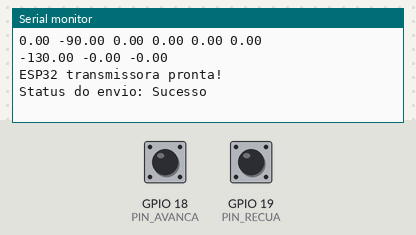
A sketch run on a simulated ESP32. On the bench: the last lines printed to the serial monitor. The inputs (shaded band) are chosen by the test bench; at power-on: GPIO 19 (PIN_RECUA) HIGH, GPIO 18 (PIN_AVANCA) HIGH.

Above: at 1.2 s.
1.3 s: GPIO 19 (PIN_RECUA) pulled LOW for 0.15 s
At 2.5 s:
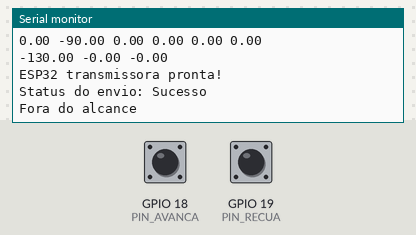
2.9 s: GPIO 18 (PIN_AVANCA) pulled LOW for 3.2 s
At 6.6 s:
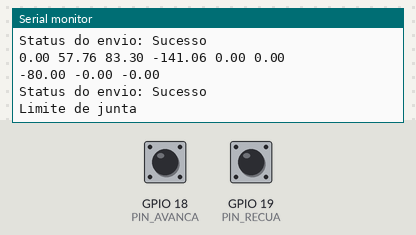
7.6 s: GPIO 19 (PIN_RECUA) pulled LOW for 3.2 s
At 11.3 s:
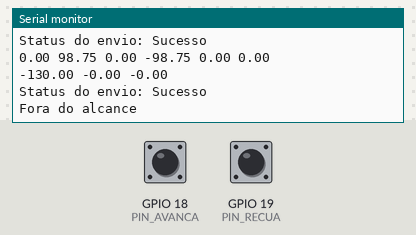
Timing chart, 0 to 12.8 s (numbered marks = the images above; inputs shaded):
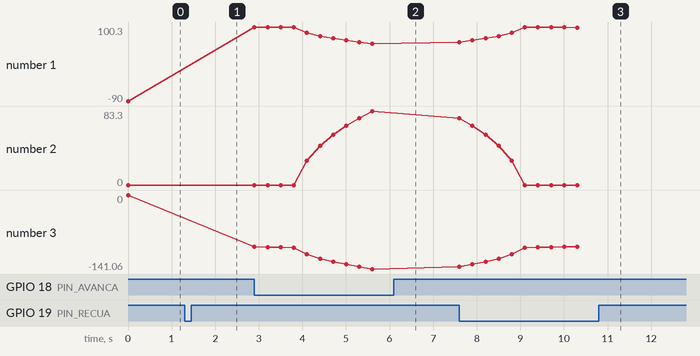

Measured:
- after the input at 1.3 s, the serial monitor: prints a new line at once (image 1)
- after the input at 2.9 s, the serial monitor: prints a new line at once (image 2)
- after the input at 7.6 s, the serial monitor: prints a new line after 0.90 s (image 3)
- plotted number 1: -90 → 57.76 after the input at 2.9 s, 57.76 → 98.75 after the input at 7.6 s
- plotted number 2: 0 → 83.3 after the input at 2.9 s
- plotted number 3: 0 → -141.06 after the input at 2.9 s, -141.06 → -98.75 after the input at 7.6 s

The sketch:

movey.ino
```cpp
#include <WiFi.h>
#include <esp_now.h>
#include <math.h>

#define L1 50.0
#define L2 40.0
#define L3 20.0
#define G  20.0

#define DELTA 5
#define RAD_TO_DEG 57.2957795

// limites de alcance
#define MAX_REACH (L1 + L2 + L3 + G)
#define MIN_REACH 30

// limites das juntas (graus)
#define J1_MIN -168
#define J1_MAX 168

#define J2_MIN -120
#define J2_MAX 120

#define J3_MIN -135
#define J3_MAX 135

#define J4_MIN -145
#define J4_MAX 145

#define J5_MIN -90
#define J5_MAX 90


typedef struct {
  float joint1;
  float joint2;
  float joint3;
  float joint4;
  float joint5;
  float joint6;
} robotCommand;


float posX = 0;
float posY = 200;
float posZ = 120;


#define PIN_AVANCA 18
#define PIN_RECUA  19


robotCommand cmdToSend;


uint8_t peerAddress[] = {0x08, 0xA6, 0xF7, 0xBC, 0x3D, 0x70};

esp_now_peer_info_t peerInfo;

volatile bool envioConcluido = true;


//------------------------------------------------
void onDataSent(const wifi_tx_info_t *info, esp_now_send_status_t status)
{
  envioConcluido = true;

  Serial.print("Status do envio: ");
  Serial.println(status == ESP_NOW_SEND_SUCCESS ? "Sucesso" : "Falha");
}


//------------------------------------------------
void enviaCoordenadas()
{
  esp_err_t result = esp_now_send(peerAddress,(uint8_t *)&cmdToSend,sizeof(cmdToSend));

  if (result == ESP_OK)
  {
    Serial.printf("%.2f %.2f %.2f %.2f %.2f %.2f\n",
                  cmdToSend.joint1,
                  cmdToSend.joint2,
                  cmdToSend.joint3,
                  cmdToSend.joint4,
                  cmdToSend.joint5,
                  cmdToSend.joint6);
    Serial.printf("%.2f %.2f %.2f\n", posX,posY,posZ);
  }
  else
  {
    Serial.println("Erro ao enviar via ESP-NOW!");
  }
}


//------------------------------------------------
// FORWARD KINEMATICS
//------------------------------------------------
void forwardKinematics(robotCommand *cmd, float *x, float *y, float *z)
{
  float j1 = cmd->joint1 / RAD_TO_DEG;
  float j2 = cmd->joint2 / RAD_TO_DEG;
  float j3 = cmd->joint3 / RAD_TO_DEG;
  float j4 = cmd->joint4 / RAD_TO_DEG;
  float j5 = cmd->joint5 / RAD_TO_DEG;

  float a1 = j2;
  float a2 = j2 + j3;
  float a3 = j2 + j3 + j4;
  float a4 = j2 + j3 + j4 + j5;

  float r =
      L1 * sin(a1) +
      L2 * sin(a2) +
      L3 * sin(a3) +
      G  * sin(a4);

  *z =
      L1 * cos(a1) +
      L2 * cos(a2) +
      L3 * cos(a3) +
      G  * cos(a4);

  *x = r * cos(j1);
  *y = r * sin(j1);
}


//------------------------------------------------
// INVERSE KINEMATICS
//------------------------------------------------
void inverseKinematics(float x,float y,float z,robotCommand *cmd)
{
  float j1 = atan(y/x);

  float r = sqrt(x*x + y*y);

  float j5 = cmd->joint5 / RAD_TO_DEG;

  float r_eff = r - G * sin(j5);
  float z_eff = z - G * cos(j5);

  float L23 = L2 + L3;

  float D = (r_eff*r_eff + z_eff*z_eff - L1*L1 - L23*L23) / (2 * L1 * L23);

  if(D > 1) D = 1;
  if(D < -1) D = -1;

  float j3 = acos(D);

  float j2 = atan2(r_eff,z_eff) -
             atan2(L23*sin(j3), L1 + L23*cos(j3));

  float j4 = -(j2 + j3 + j5);

  cmd->joint1 = j1 * RAD_TO_DEG;
  cmd->joint2 = j2 * RAD_TO_DEG;
  cmd->joint3 = j3 * RAD_TO_DEG;
  cmd->joint4 = j4 * RAD_TO_DEG;
}


//------------------------------------------------
// CHECAR LIMITES DE JUNTAS
//------------------------------------------------
bool checkJointLimits(robotCommand *cmd)
{
  if(cmd->joint1 < J1_MIN || cmd->joint1 > J1_MAX) return false;
  if(cmd->joint2 < J2_MIN || cmd->joint2 > J2_MAX) return false;
  if(cmd->joint3 < J3_MIN || cmd->joint3 > J3_MAX) return false;
  if(cmd->joint4 < J4_MIN || cmd->joint4 > J4_MAX) return false;
  if(cmd->joint5 < J5_MIN || cmd->joint5 > J5_MAX) return false;

  return true;
}


//------------------------------------------------
// CHECAR WORKSPACE
//------------------------------------------------
bool checkWorkspace(float x,float y,float z)
{
  float dist = sqrt(x*x + y*y + z*z);

  if(dist > MAX_REACH) return false;
  if(dist < MIN_REACH) return false;

  return true;
}


//------------------------------------------------
// MOVIMENTOS
//------------------------------------------------
void moveX(float deltaX)
{
  if(!envioConcluido) return;

  float newX = posX + deltaX;
  float newY = posY;
  float newZ = posZ;

  if(!checkWorkspace(newX,newY,newZ))
  {
    Serial.println("Fora do alcance");
    return;
  }

  robotCommand tempCmd = cmdToSend;

  inverseKinematics(newX,newY,newZ,&tempCmd);

  if(!checkJointLimits(&tempCmd))
  {
    Serial.println("Limite de junta");
    return;
  }

  envioConcluido = false;

  posX = newX;
  cmdToSend = tempCmd;

  enviaCoordenadas();
}


void moveY(float deltaY)
{
  if(!envioConcluido) return;

  float newX = posX;
  float newY = posY + deltaY;
  float newZ = posZ;

  if(!checkWorkspace(newX,newY,newZ))
  {
    Serial.println("Fora do alcance");
    return;
  }

  robotCommand tempCmd = cmdToSend;

  inverseKinematics(newX,newY,newZ,&tempCmd);

  if(!checkJointLimits(&tempCmd))
  {
    Serial.println("Limite de junta");
    return;
  }

  envioConcluido = false;

  posY = newY;
  cmdToSend = tempCmd;

  enviaCoordenadas();
}


void moveZ(float deltaZ)
{
  if(!envioConcluido) return;

  float newX = posX;
  float newY = posY;
  float newZ = posZ + deltaZ;

  if(!checkWorkspace(newX,newY,newZ))
  {
    Serial.println("Fora do alcance");
    return;
  }

  robotCommand tempCmd = cmdToSend;

  inverseKinematics(newX,newY,newZ,&tempCmd);

  if(!checkJointLimits(&tempCmd))
  {
    Serial.println("Limite de junta");
    return;
  }

  envioConcluido = false;

  posZ = newZ;
  cmdToSend = tempCmd;

  enviaCoordenadas();
}


//------------------------------------------------
// SETUP
//------------------------------------------------
void setup()
{
  Serial.begin(115200);

  cmdToSend.joint1 = 0;
  cmdToSend.joint2 = -90;
  cmdToSend.joint3 = 0;
  cmdToSend.joint4 = 0;
  cmdToSend.joint5 = 0;
  cmdToSend.joint6 = 0;

  forwardKinematics(&cmdToSend,&posX,&posY,&posZ);

  pinMode(PIN_AVANCA,INPUT_PULLUP);
  pinMode(PIN_RECUA,INPUT_PULLUP);

  WiFi.mode(WIFI_STA);

  if(esp_now_init()!=ESP_OK)
  {
    Serial.println("Erro ao iniciar ESP-NOW!");
    return;
  }

  esp_now_register_send_cb(onDataSent);

  memcpy(peerInfo.peer_addr,peerAddress,6);
  peerInfo.channel=0;
  peerInfo.encrypt=false;

  if(esp_now_add_peer(&peerInfo)!=ESP_OK)
  {
    Serial.println("Erro ao adicionar peer!");
    return;
  }

  enviaCoordenadas();

  Serial.println("ESP32 transmissora pronta!");
}


//------------------------------------------------
// LOOP
//------------------------------------------------
void loop()
{
  if(digitalRead(PIN_AVANCA)==LOW)
  {
    moveX(DELTA);
    delay(300);
  }

  if(digitalRead(PIN_RECUA)==LOW)
  {
    moveX(-DELTA);
    delay(300);
  }
}
```
